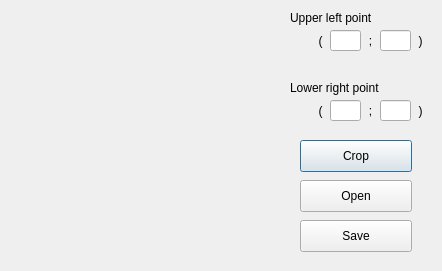
<?xml version="1.0" encoding="UTF-8"?>
<ui version="4.0">
 <class>userpicDialog</class>
 <widget class="QDialog" name="userpicDialog">
  <property name="geometry">
   <rect>
    <x>0</x>
    <y>0</y>
    <width>442</width>
    <height>271</height>
   </rect>
  </property>
  <property name="windowTitle">
   <string>Userpic editor</string>
  </property>
  <widget class="QLabel" name="imageLabel">
   <property name="geometry">
    <rect>
     <x>20</x>
     <y>10</y>
     <width>250</width>
     <height>250</height>
    </rect>
   </property>
   <property name="autoFillBackground">
    <bool>true</bool>
   </property>
   <property name="text">
    <string/>
   </property>
  </widget>
  <widget class="QLineEdit" name="upperXEdit">
   <property name="geometry">
    <rect>
     <x>330</x>
     <y>30</y>
     <width>31</width>
     <height>21</height>
    </rect>
   </property>
  </widget>
  <widget class="QLineEdit" name="upperYEdit">
   <property name="geometry">
    <rect>
     <x>380</x>
     <y>30</y>
     <width>31</width>
     <height>21</height>
    </rect>
   </property>
  </widget>
  <widget class="QLabel" name="upperSemicolonLabel">
   <property name="geometry">
    <rect>
     <x>360</x>
     <y>30</y>
     <width>21</width>
     <height>21</height>
    </rect>
   </property>
   <property name="text">
    <string>;</string>
   </property>
   <property name="alignment">
    <set>Qt::AlignCenter</set>
   </property>
  </widget>
  <widget class="QLabel" name="upperOpenBracketLabel">
   <property name="geometry">
    <rect>
     <x>310</x>
     <y>30</y>
     <width>21</width>
     <height>21</height>
    </rect>
   </property>
   <property name="text">
    <string>(</string>
   </property>
   <property name="alignment">
    <set>Qt::AlignCenter</set>
   </property>
  </widget>
  <widget class="QLabel" name="upperCloseBracketLabel">
   <property name="geometry">
    <rect>
     <x>410</x>
     <y>30</y>
     <width>21</width>
     <height>21</height>
    </rect>
   </property>
   <property name="text">
    <string>)</string>
   </property>
   <property name="alignment">
    <set>Qt::AlignCenter</set>
   </property>
  </widget>
  <widget class="QLineEdit" name="lowerYEdit">
   <property name="geometry">
    <rect>
     <x>380</x>
     <y>100</y>
     <width>31</width>
     <height>21</height>
    </rect>
   </property>
  </widget>
  <widget class="QLabel" name="loweOpenBracketLabel">
   <property name="geometry">
    <rect>
     <x>310</x>
     <y>100</y>
     <width>21</width>
     <height>21</height>
    </rect>
   </property>
   <property name="text">
    <string>(</string>
   </property>
   <property name="alignment">
    <set>Qt::AlignCenter</set>
   </property>
  </widget>
  <widget class="QLabel" name="lowerCloseBracketLabel">
   <property name="geometry">
    <rect>
     <x>410</x>
     <y>100</y>
     <width>21</width>
     <height>21</height>
    </rect>
   </property>
   <property name="text">
    <string>)</string>
   </property>
   <property name="alignment">
    <set>Qt::AlignCenter</set>
   </property>
  </widget>
  <widget class="QLineEdit" name="lowerXEdit">
   <property name="geometry">
    <rect>
     <x>330</x>
     <y>100</y>
     <width>31</width>
     <height>21</height>
    </rect>
   </property>
  </widget>
  <widget class="QLabel" name="lowerSemicolonLabel">
   <property name="geometry">
    <rect>
     <x>360</x>
     <y>100</y>
     <width>21</width>
     <height>21</height>
    </rect>
   </property>
   <property name="text">
    <string>;</string>
   </property>
   <property name="alignment">
    <set>Qt::AlignCenter</set>
   </property>
  </widget>
  <widget class="QLabel" name="upperDescriptionLabel">
   <property name="geometry">
    <rect>
     <x>290</x>
     <y>10</y>
     <width>101</width>
     <height>16</height>
    </rect>
   </property>
   <property name="text">
    <string>Upper left point</string>
   </property>
  </widget>
  <widget class="QLabel" name="lowerDescriptionLabel">
   <property name="geometry">
    <rect>
     <x>290</x>
     <y>80</y>
     <width>101</width>
     <height>16</height>
    </rect>
   </property>
   <property name="text">
    <string>Lower right point</string>
   </property>
  </widget>
  <widget class="QPushButton" name="cropButton">
   <property name="geometry">
    <rect>
     <x>300</x>
     <y>140</y>
     <width>112</width>
     <height>32</height>
    </rect>
   </property>
   <property name="text">
    <string>Crop</string>
   </property>
  </widget>
  <widget class="QPushButton" name="saveButton">
   <property name="geometry">
    <rect>
     <x>300</x>
     <y>220</y>
     <width>112</width>
     <height>32</height>
    </rect>
   </property>
   <property name="text">
    <string>Save</string>
   </property>
  </widget>
  <widget class="QPushButton" name="openButton">
   <property name="geometry">
    <rect>
     <x>300</x>
     <y>180</y>
     <width>112</width>
     <height>32</height>
    </rect>
   </property>
   <property name="text">
    <string>Open</string>
   </property>
  </widget>
 </widget>
 <resources/>
 <connections/>
</ui>
